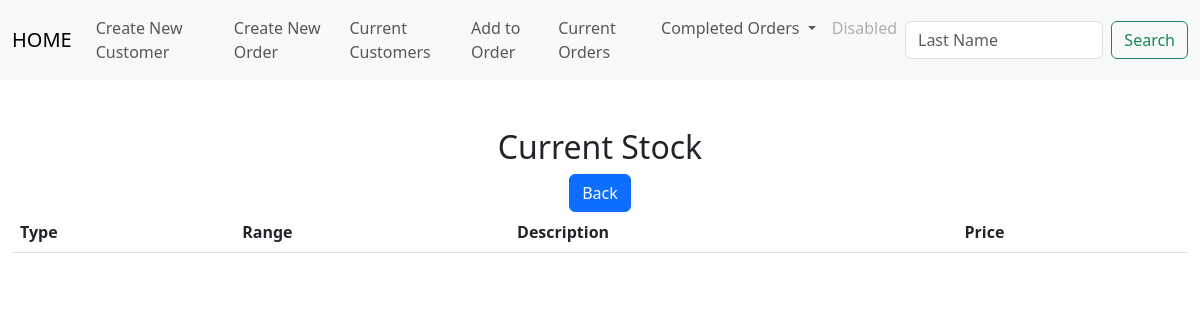
The app's page /bedroom.html, older data.
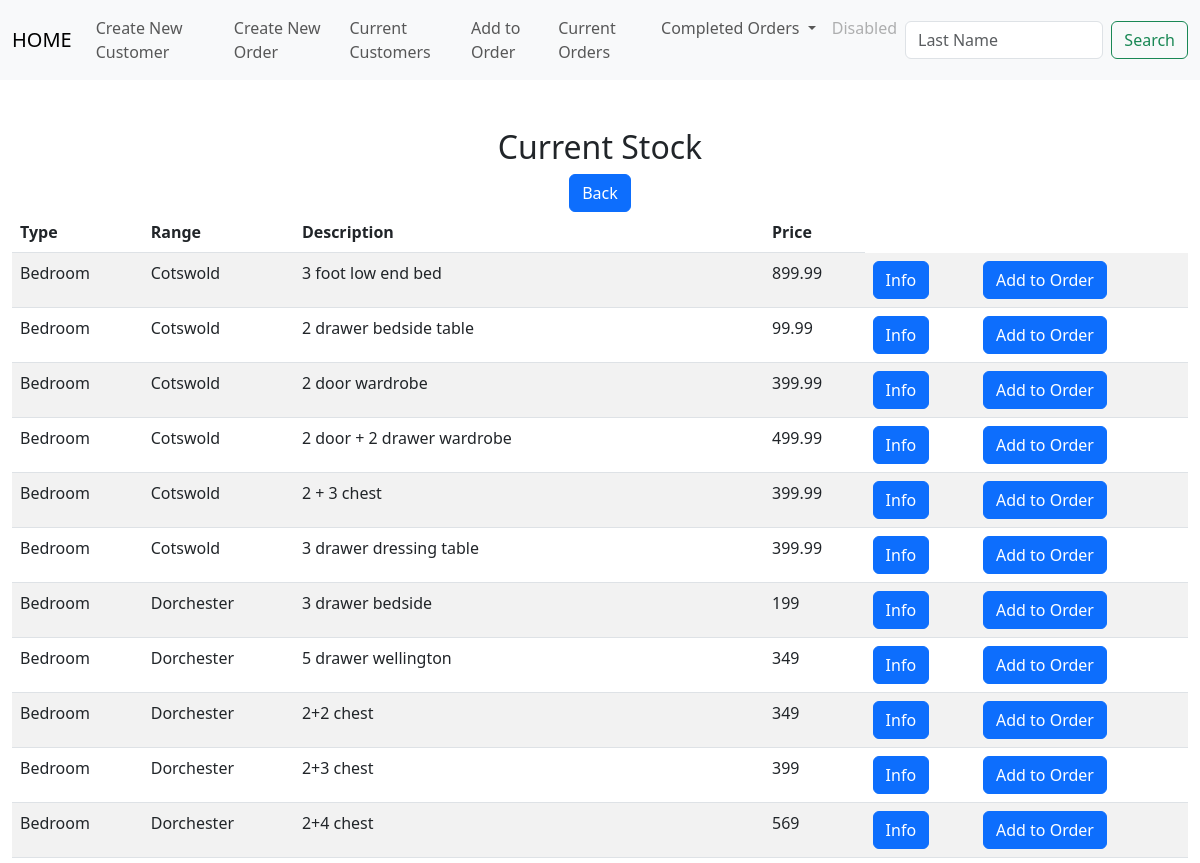
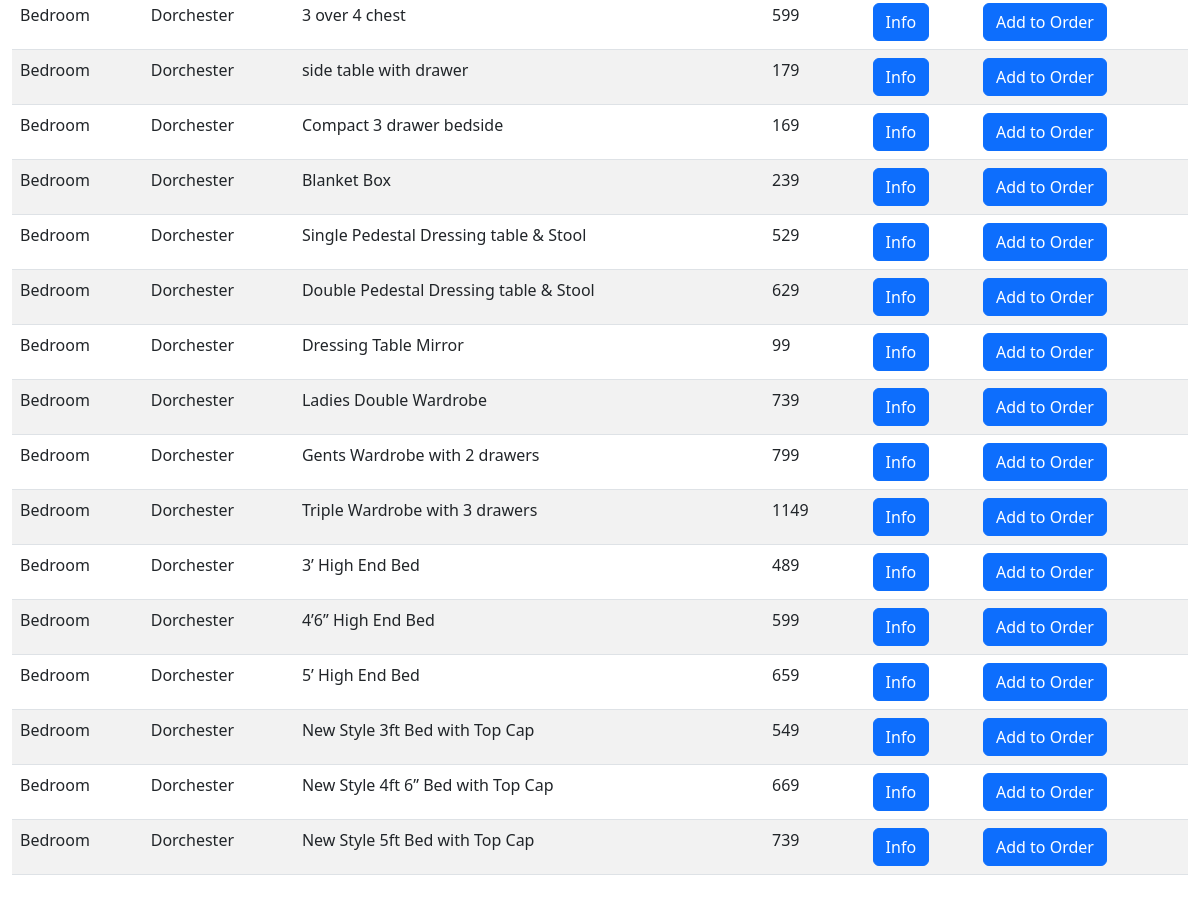
The same page, newer data (2 pictures, top to bottom).
### tables this page shows
CREATE TABLE stock(item_id INTEGER PRIMARY KEY AUTOINCREMENT NOT NULL, Type TEXT, Range TEXT, Style TEXT, selling_price DECIMAL);

### app.py (the view)
@app.route("/bedroom.html", methods=["GET", "POST"])
def bedroom():
        if request.method == "POST":
            return render_template("stock_list.html")
        if request.method == "GET":
            bedroom = db.execute("SELECT * FROM stock WHERE Type = 'Bedroom' ;")
            return render_template("bedroom.html", bedroom = bedroom)

### app.py (called while the page is built)
@app.after_request
def after_request(response):
    response.headers["Cache-Control"] = "no-cache, no-store, must-revalidate"
    response.headers["Expires"] = 0
    response.headers["Pragma"] = "no-cache"
    return response

### templates/bedroom.html (shortened to what this page needs)
{% extends "layout.html" %}
{% block main %}
<div class="section">
    <h2>Current Stock</h2>
    <form action="/stock_list">
        <td><button class="btn btn-primary" type="submit">Back</button></td>
    </form>
    <table class="table table-striped">
        <thead>
            <tr>
                <th class="text-start">Type</th>
                <th class="text-start">Range</th>
                <th class="text-start">Description</th>
                <th class="text-start">Price</th>
            </tr>
        </thead>
        <tbody>
            {% for row in bedroom %}
            <tr>
                <td class="text-start">{{ row["Type"] }}</td>
                <td class="text-start">{{ row["Range"] }}</td>
                <td class="text-start">{{ row["Style"] }}</td>
                <td class="text-start">{{ row["selling_price"] }}</td>
                <td class="text-start"><button class="btn btn-primary" type="submit">Info</button></td>
                <td class="text-start"><button class="btn btn-primary" type="submit">Add to Order</button></td>
                </tr>
            {% endfor %}
        </tbody>
    </div>
{% endblock %}

### templates/layout.html (shortened to what this page needs)
<!doctype html>
<html lang="en">
  <head>
    <link href="https://cdn.jsdelivr.net/npm/bootstrap@5.3.0/dist/css/bootstrap.min.css" rel="stylesheet">
  </head>
  <body>
    <nav class="navbar navbar-expand-lg bg-body-tertiary">
        <div class="container-fluid">
          <a class="navbar-brand" href="/">HOME</a>
            <div class="collapse navbar-collapse" id="navbarSupportedContent">
                <ul class="navbar-nav me-auto mb-2 mb-lg-0">
                <li class="nav-item">
                    <li class="nav-item"><a class="nav-link" href="/new_customer">Create New Customer</a></li>
                    <li class="nav-item"><a class="nav-link" href="/customer_order">Create New Order</a></li>
                </li>
                <li class="nav-item">
                    <a class="nav-link" href="/list_of_customers">Current Customers</a>
                    <li class="nav-item"><a class="nav-link" href="/search">Add to Order</a></li>
                    <a class="nav-link" href="/list_of_orders">Current Orders</a>
                </li>
                <li class="nav-item dropdown">
                    <a class="nav-link dropdown-toggle" href="#" role="button" data-bs-toggle="dropdown" aria-expanded="false">
                    Completed Orders
                    </a>
                </li>
                <li class="nav-item">
                    <a class="nav-link disabled">Disabled</a>
                </li>
                </ul>
                <form class="d-flex" role="search">
                <input class="form-control me-2" type="search" placeholder="Last Name" aria-label="Search">
                <button class="btn btn-outline-success" type="submit">Search</button>
                </form>
            </div>
            </div>
        </nav>
      <main class="container-fluid py-5 text-center">
        {% block main %}{% endblock %}
      </main>
  </body>

Row changes from the older to the newer data that the page shows:
now on this page (row edited): stock: Type "Bedroom", Range "Cotswold", Style "3 foot low end bed", selling_price "899.99"
now on this page (row edited): stock: Type "Bedroom", Range "Cotswold", Style "2 drawer bedside table", selling_price "99.99"
now on this page (row edited): stock: Type "Bedroom", Range "Cotswold", Style "2 door wardrobe", selling_price "399.99"
now on this page (row edited): stock: Type "Bedroom", Range "Cotswold", Style "2 door + 2 drawer wardrobe", selling_price "499.99"
now on this page (row edited): stock: Type "Bedroom", Range "Cotswold", Style "2 + 3 chest", selling_price "399.99"
now on this page (row edited): stock: Type "Bedroom", Range "Cotswold", Style "3 drawer dressing table", selling_price "399.99"
added stock: Type "Bedroom", Range "Dorchester", Style "3 drawer bedside", selling_price "199"
added stock: Type "Bedroom", Range "Dorchester", Style "5 drawer wellington", selling_price "349"
added stock: Type "Bedroom", Range "Dorchester", Style "2+2 chest", selling_price "349"
added stock: Type "Bedroom", Range "Dorchester", Style "2+3 chest", selling_price "399"
added stock: Type "Bedroom", Range "Dorchester", Style "2+4 chest", selling_price "569"
added stock: Type "Bedroom", Range "Dorchester", Style "3 over 4 chest", selling_price "599"
added stock: Type "Bedroom", Range "Dorchester", Style "side table with drawer", selling_price "179"
added stock: Type "Bedroom", Range "Dorchester", Style "Compact 3 drawer bedside", selling_price "169"
added stock: Type "Bedroom", Range "Dorchester", Style "Blanket Box", selling_price "239"
added stock: Type "Bedroom", Range "Dorchester", Style "Single Pedestal Dressing table & Stool", selling_price "529"
added stock: Type "Bedroom", Range "Dorchester", Style "Double Pedestal Dressing table & Stool", selling_price "629"
added stock: Type "Bedroom", Range "Dorchester", Style "Dressing Table Mirror", selling_price "99"
added stock: Type "Bedroom", Range "Dorchester", Style "Ladies Double Wardrobe", selling_price "739"
added stock: Type "Bedroom", Range "Dorchester", Style "Gents Wardrobe with 2 drawers", selling_price "799"
added stock: Type "Bedroom", Range "Dorchester", Style "Triple Wardrobe with 3 drawers", selling_price "1149"
added stock: Type "Bedroom", Range "Dorchester", Style "3’ High End Bed", selling_price "489"
added stock: Type "Bedroom", Range "Dorchester", Style "4’6” High End Bed", selling_price "599"
added stock: Type "Bedroom", Range "Dorchester", Style "5’ High End Bed", selling_price "659"
added stock: Type "Bedroom", Range "Dorchester", Style "New Style 3ft Bed with Top Cap", selling_price "549"
added stock: Type "Bedroom", Range "Dorchester", Style "New Style 4ft 6” Bed with Top Cap", selling_price "669"
added stock: Type "Bedroom", Range "Dorchester", Style "New Style 5ft Bed with Top Cap", selling_price "739"
